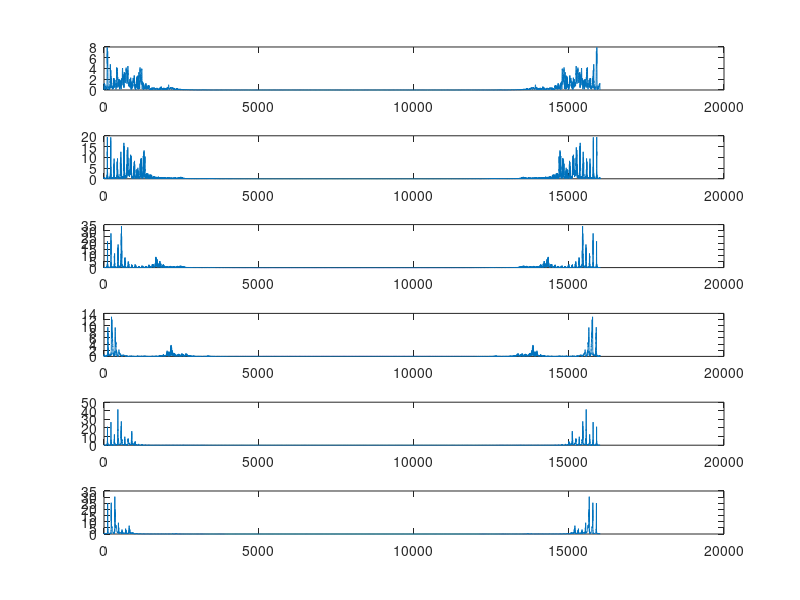

Reproduce this figure in MATLAB.
clc; clear all; close all;
load('parametrs.mat');

load('me_ahoj.mat');
speech_spec = fft(speech);
figure(100); subplot(6,1,1); plot(abs(speech_spec));

load('me_a.mat');
speech_spec = fft(speech);
subplot(6,1,2); plot(abs(speech_spec));

load('me_e.mat');
subplot(6,1,3)
speech_spec = fft(speech);
plot(abs(speech_spec));

load('me_i.mat');
subplot(6,1,4)
speech_spec = fft(speech);
plot(abs(speech_spec));

load('me_o.mat');
subplot(6,1,5)
speech_spec = fft(speech);
plot(abs(speech_spec));

load('me_u.mat');
subplot(6,1,6)
speech_spec = fft(speech);
plot(abs(speech_spec));
